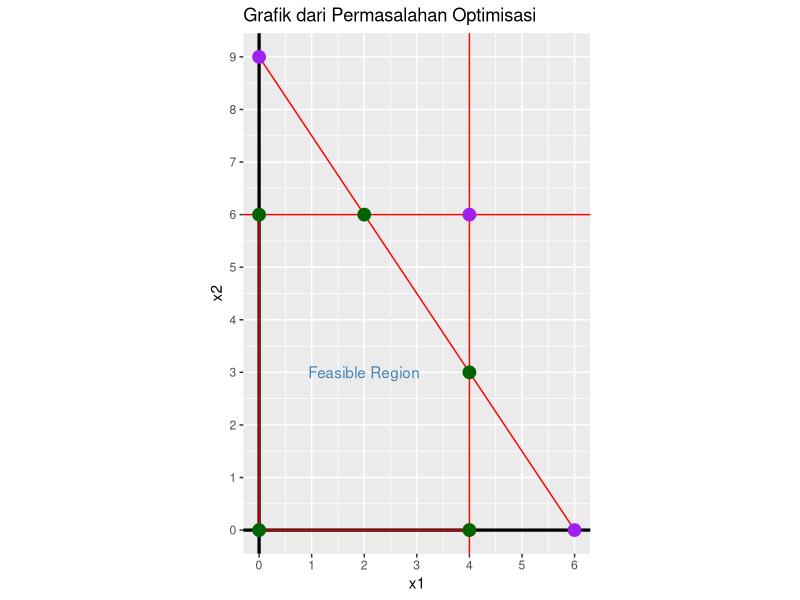

The R script that drew this image:
## ---- chunk 1
library(dplyr)
library(ggplot2)
rm(list=ls())
## ---- chunk 2
rm(list=ls())
f = function(x1){(18-3*x1)/2}
data.frame(x = 0:6) %>% 
  mutate(y = f(x)) %>% 
  ggplot() +
  geom_line(aes(x,y),
            color = "red") +
  scale_x_continuous(breaks = c(-1:10)) +
  scale_y_continuous(breaks = c(-1:10)) +
  coord_equal() +
  geom_vline(xintercept = 0,
             color = "black",
             size = 1.1) +
  geom_hline(yintercept = 0,
             color = "black",
             size = 1.1) +
  geom_vline(xintercept = 4,
             color = "red") +
  geom_hline(yintercept = 6,
             color = "red") +
  annotate("segment",
           x = 0, xend = 0,
           y = 0, yend = 6,
           color = "red") +
  annotate("segment",
           x = 0, xend = 4,
           y = 0, yend = 0,
           color = "red") +
  annotate("point",x = 0, y = 0,
           color = "darkgreen",
           size = 4) +
  annotate("point",x = 0, y = 6,
           color = "darkgreen",
           size = 4) +
  annotate("point",x = 2, y = 6,
           color = "darkgreen",
           size = 4) +
  annotate("point",x = 4, y = 3,
           color = "darkgreen",
           size = 4) +
  annotate("point",x = 4, y = 0,
           color = "darkgreen",
           size = 4) +
  annotate("point",x = 0, y = 9,
           color = "purple",
           size = 4) +
  annotate("point",x = 4, y = 6,
           color = "purple",
           size = 4) +
  annotate("point",x = 6, y = 0,
           color = "purple",
           size = 4) +
  annotate("text",x = 2, y = 3,
           color = "steelblue",
           label = "Feasible Region") +
  labs(x = "x1",
       y = "x2",
       title = "Grafik dari Permasalahan Optimisasi") 
## ---- chunk 3
cpf = data.frame(
  `Titik-ke` = 1:5,
  CPF = c("(0, 0)", 
          "(0, 6)", 
          "(2, 6)", 
          "(4, 3)",
          "(4, 0)")
    )
cpf %>% knitr::kable(align = "c",caption = "Titik yang termasuk ke dalam CPF")
## ---- chunk 4
cpf = data.frame(
  `Titik-ke` = 1:5,
  CPF = c("(0, 0)", 
          "(0, 6)", 
          "(2, 6)", 
          "(4, 3)",
          "(4, 0)"),
  `Adjacent CPF` = c("(0, 6) dan (4, 0)",
                     "(2, 6) dan (0, 0)",
                     "(4, 3) dan (0, 6)",
                     "(4, 0) dan (2, 6)",
                     "(0, 0) dan (4, 3)")
    )
cpf %>% knitr::kable(align = "c",caption = "Adjacent CPF")
## ---- chunk 5
rm(list=ls())
Z = function(x1,x2){3*x1 + 5*x2}
## ---- chunk 6
rm(list=ls())
var_ = c("x1","x2","u","v","w")
non_basic = combn(var_,2,simplify = F)
non_basic_d = data.frame(v1 = rep(NA,length(non_basic)),v2 = NA)
for(i in 1:length(non_basic)){
  temp = non_basic[[i]]
  non_basic_d$v1[i] = temp[1]
  non_basic_d$v2[i] = temp[2]
}
non_basic = non_basic_d
non_basic
## ---- chunk 7
paste0("(",non_basic$v1,",",non_basic$v2,")")
## ---- chunk 8
# set SPL dari constraints
A = data.frame(x1 = c(1,0,3),
               x2 = c(0,2,2),
               u = c(1,0,0),
               v = c(0,1,0),
               w = c(0,0,1))
# rhs
c = c(4,12,18)
# obj function
obj_f = function(data){
  # filter var
  x1 = sol_val %>% filter(var %in% c("x1"))
  x2 = sol_val %>% filter(var %in% c("x2"))
  # ambil val
  if(nrow(x1) != 1){x1 = 0}else{x1 = x1$value}
  if(nrow(x2) != 1){x2 = 0}else{x2 = x2$value}
  return(3*x1 + 5*x2)
  }
# set template hasil
hasil = data.frame(non_basic_var = paste0("(",non_basic$v1,",",non_basic$v2,")"),
                   basic_var = NA,
                   solusi = NA,
                   z = NA)
# iterasi
for (i in 1:nrow(non_basic)) {
  # siap print basic var
  basic_var = var_[!grepl(non_basic$v1[i],var_)]
  basic_var = basic_var[!grepl(non_basic$v2[i],basic_var)]
  basic_var = paste(basic_var,collapse = ",")
  hasil$basic_var[i] = paste0("(",basic_var,")")
  
  # hitung solusi SPL
  B = A %>% select(-contains(non_basic$v1[i])) %>% select(-contains(non_basic$v2[i])) %>% as.matrix()
  if(det(B) == 0){sol_print = NA}
  else{
    sol = solve(B) %*% c
    sol_print = paste(row.names(sol),sol,sep = " = ")
    sol_print = paste(sol_print,collapse = "; ")
  }
  hasil$solusi[i] = sol_print
  # evaluasi obj function
  if(det(B) == 0){z_hit = NA}
  else{
    sol_val = data.frame(var = row.names(sol),value = sol)
    z_hit = obj_f(obj_f)
  }
  hasil$z[i] = z_hit
  }
## ---- chunk 9
hasil_final = 
  hasil %>% 
  mutate(feasible = ifelse(grepl("\\-",solusi) | is.na(solusi),
                           "No",
                           "Yes")
         )
hasil_final %>% 
  rename("Non Basic Var" = non_basic_var,
         "Basic Var" = basic_var) %>% 
  knitr::kable(align = "c",caption = "Hasil Perhitungan Simplex dengan Metode Aljabar")
## ---- chunk 10
rm(list=ls())
simplex = data.frame(
  x = c(3,4,-5),
  y = c(5,1,-4),
  u = c(1,0,0),
  w = c(0,1,0),
  P = c(0,0,1),
  b = c(78,36,0)
)
simplex %>% knitr::kable("simple",caption = "Initial Condition Bentuk Matriks Simplex")
## ---- chunk 11
simplex = 
  simplex %>% 
  mutate(rasio = b/x)
simplex %>% knitr::kable("simple",caption = "Pemilihan Baris Pivot")
## ---- chunk 12
simplex$rasio = NULL
simplex[2,] = simplex[2,] / 4
simplex %>% knitr::kable("simple",caption = "OBE Iterasi 1")
## ---- chunk 13
simplex[1,] = simplex[1,] - 3*simplex[2,]
simplex[3,] = simplex[3,] + 5*simplex[2,]
simplex %>% knitr::kable("simple",caption = "OBE Iterasi 2")
## ---- chunk 14
simplex = 
  simplex %>% 
  mutate(rasio = b/y)
simplex %>% knitr::kable("simple",caption = "Pemilihan Baris Pivot Kembali")
## ---- chunk 15
simplex$rasio = NULL
simplex[1,] = 4*simplex[1,] / 17
simplex %>% knitr::kable("simple",caption = "OBE Iterasi 3")
## ---- chunk 16
simplex[2,] = simplex[2,] - simplex[1,] / 4
simplex[3,] = simplex[3,] + (2.75*simplex[1,])
simplex %>% knitr::kable("simple",caption = "OBE Iterasi 4")
